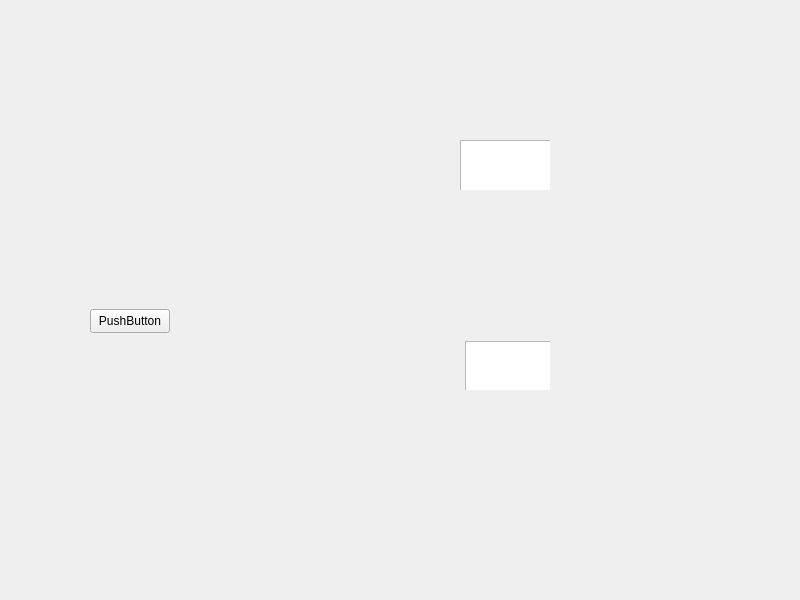
<?xml version="1.0" encoding="UTF-8"?>
<ui version="4.0">
 <class>MainWindow</class>
 <widget class="QMainWindow" name="MainWindow">
  <property name="geometry">
   <rect>
    <x>0</x>
    <y>0</y>
    <width>800</width>
    <height>600</height>
   </rect>
  </property>
  <property name="windowTitle">
   <string>MainWindow</string>
  </property>
  <widget class="QWidget" name="centralwidget">
   <widget class="QWidget" name="start_window" native="true">
    <property name="geometry">
     <rect>
      <x>90</x>
      <y>289</y>
      <width>141</width>
      <height>111</height>
     </rect>
    </property>
    <widget class="QLabel" name="start_img">
     <property name="geometry">
      <rect>
       <x>40</x>
       <y>70</y>
       <width>49</width>
       <height>16</height>
      </rect>
     </property>
     <property name="text">
      <string/>
     </property>
    </widget>
    <widget class="QPushButton" name="boton1">
     <property name="geometry">
      <rect>
       <x>0</x>
       <y>20</y>
       <width>80</width>
       <height>24</height>
      </rect>
     </property>
     <property name="text">
      <string>PushButton</string>
     </property>
    </widget>
   </widget>
   <widget class="QWidget" name="game_scene" native="true">
    <property name="geometry">
     <rect>
      <x>430</x>
      <y>310</y>
      <width>120</width>
      <height>80</height>
     </rect>
    </property>
    <widget class="QGraphicsView" name="graphicsView">
     <property name="geometry">
      <rect>
       <x>35</x>
       <y>31</y>
       <width>231</width>
       <height>191</height>
      </rect>
     </property>
    </widget>
   </widget>
   <widget class="QWidget" name="level_2_scene" native="true">
    <property name="geometry">
     <rect>
      <x>430</x>
      <y>110</y>
      <width>120</width>
      <height>80</height>
     </rect>
    </property>
    <widget class="QGraphicsView" name="graphicsView_2">
     <property name="geometry">
      <rect>
       <x>30</x>
       <y>30</y>
       <width>256</width>
       <height>192</height>
      </rect>
     </property>
    </widget>
   </widget>
  </widget>
 </widget>
 <resources/>
 <connections/>
</ui>
